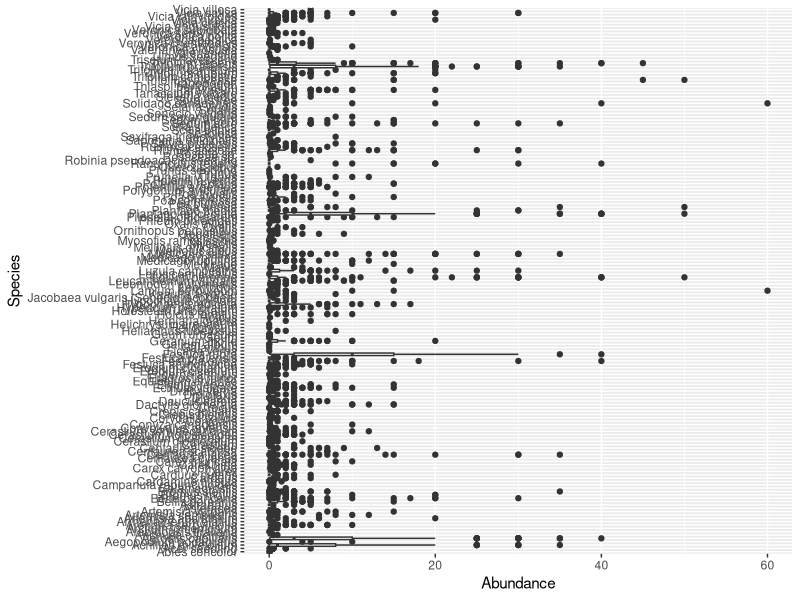
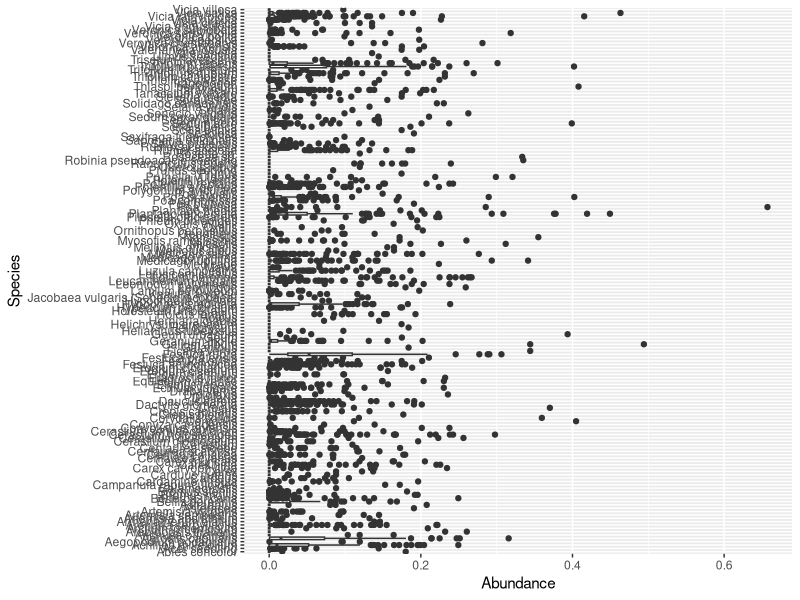
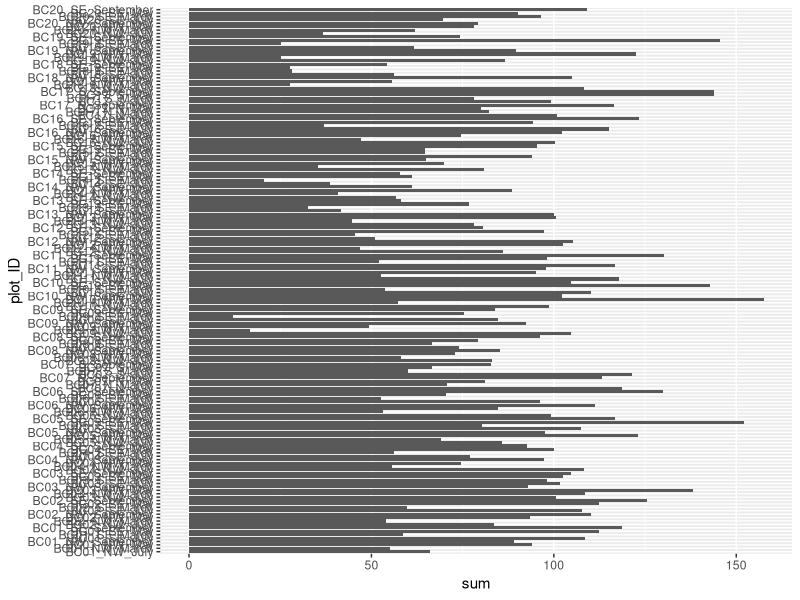
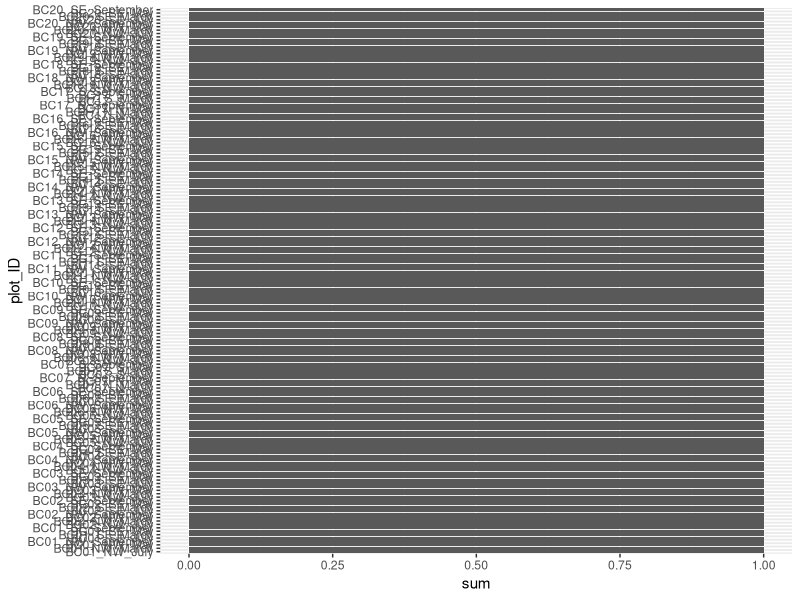
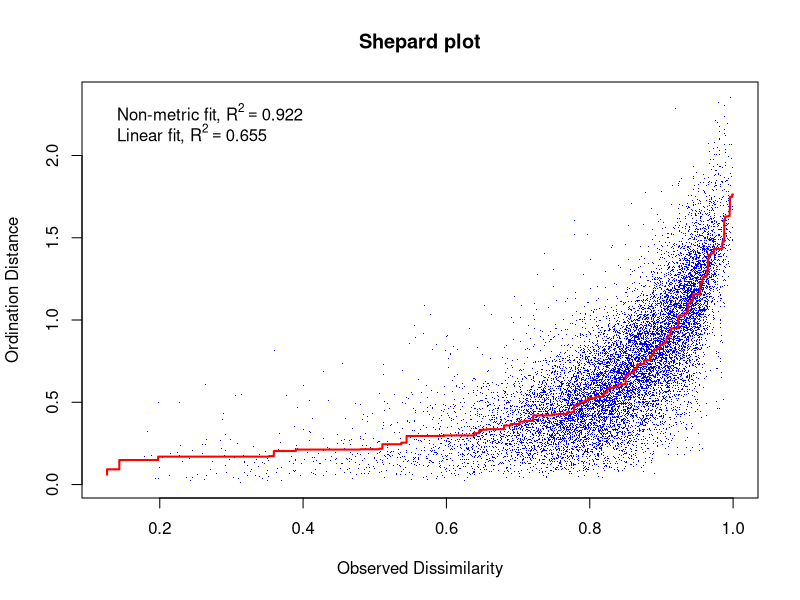
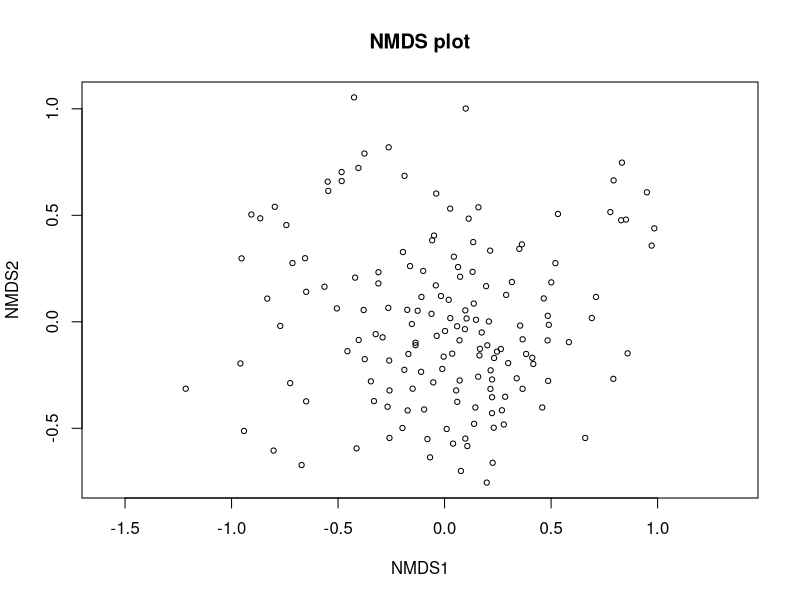
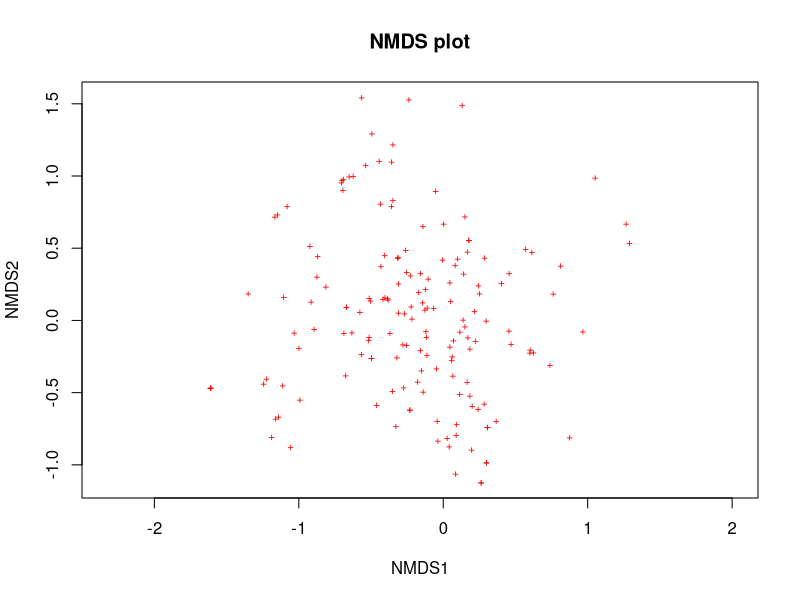
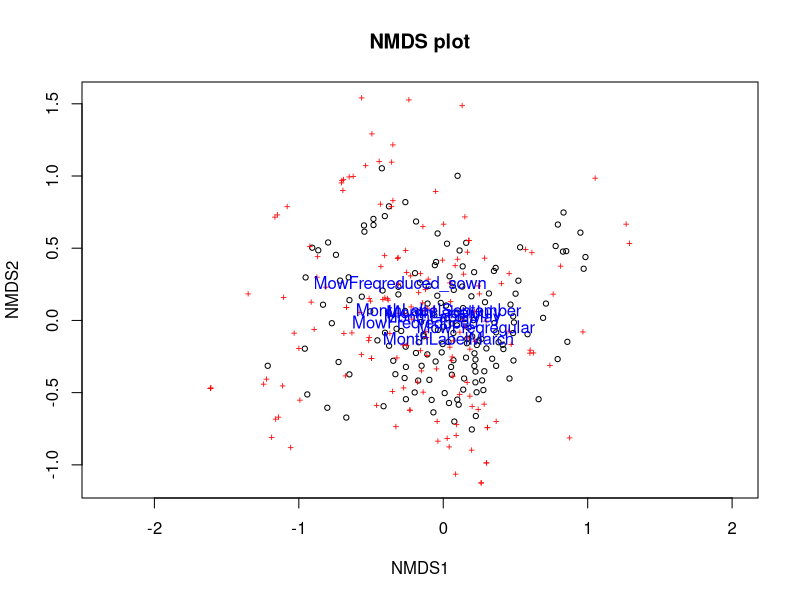

Write R code to recreate these figures, in order.
# Purpose: to run ordination for species composition sampled at 1m2 plots

library(tidyverse)
library(vegan)
library(ggrepel)

citation()

# read & wrangle data ----- 
species_data <- read_csv("data/Compos1m2.csv") %>% 
  unite(Plot, PlotNo, Subplot, MonthLabel, remove = FALSE) %>% 
  column_to_rownames("Plot") %>% 
  select(-c( "PlotNo", "MowFreq", "MonthLabel", "Subplot"))

str(species_data)

plot_data <- read_csv("data/Compos1m2.csv") %>% 
  unite(Plot, PlotNo, Subplot, MonthLabel, remove = FALSE) %>%  
  unite(Random_effect, PlotNo, MonthLabel, remove = FALSE) %>% 
  dplyr::select(Plot, Random_effect, PlotNo, MowFreq, MonthLabel, Subplot) %>% 
  mutate(Random_effect=as.factor(Random_effect))

str(plot_data)

Trait_data <- read_csv("data/traits.csv") %>% 
  rename(species=Taxon) %>% 
  mutate(trait=
           case_when(trait=="NotThreatened"~ "Not threatened",
                     trait=="ForeWarning"~ "Endangered",
                     is.na(trait) ~ "Data insufficient / unknown",
                     .default=trait))  
  
Trait_data %>% 
  distinct(trait)

# Data exploration -----
# check both data sets for NA‘s
anyNA(species_data) # no NA's
anyNA(plot_data) # no NA's

## Linear or nonlinear methods to use? ----
# check gradient length of first DCA axis (optional)
# if axis lengths for DCA1 is 
# <3 -> linear methods (PCA)
# >3 -> nonlinear methods (CCA)
# in any case non metric distance based methods can be used (NMDS or PCoA)
decorana(species_data) 
#  >3 -> linear methods methods are not applicable as axis lengths for DCA1 is >3

# anyway we do NMDS 

## Graphical data exploration -----
species_data %>%
  pivot_longer(everything(), names_to = "Species", 
               values_to = "Abundance") %>% 
  ggplot(aes(x = Abundance, y = Species)) +
  geom_boxplot() 
# we see large differences in abundances
# therefore the ordination can be dominated by dominant taxa

# wisconsin transformation in NMDS  removes the influence of dominant abundance, so that dominant species don't dominate the ordination.
species_data %>%
  wisconsin() %>% 
  pivot_longer(everything(), names_to = "Species", 
               values_to = "Abundance") %>% 
  ggplot(aes(x = Abundance, y = Species)) +
  geom_boxplot() 


# check also plots:
species_data %>% 
  rownames_to_column("plot_ID") %>% 
  pivot_longer(- plot_ID, values_to = "abund", names_to = "species") %>% 
  group_by( plot_ID) %>% 
  summarise(sum=sum(abund))%>% 
  ggplot(aes(x = sum, y = plot_ID)) +
  geom_bar(stat = "identity") 

# wisconsin transformation in NMDS  removes the influence of overall abundance at a plot, so that sites with higher total species counts don't dominate the ordination.

species_data %>% 
  wisconsin() %>% 
  rownames_to_column("plot_ID") %>%  
  pivot_longer(- plot_ID, values_to = "abund", names_to = "species") %>% 
  group_by( plot_ID) %>% 
  summarise(sum=sum(abund))%>% 
  ggplot(aes(x = sum, y = plot_ID)) +
  geom_bar(stat = "identity") 



set.seed(2435)
ord_mod <- metaMDS(wisconsin(species_data), 
                   scale = FALSE, distance = "bray") 

ord_mod

# NMDS fit
ord_mod$stress
# fit
stressplot(ord_mod, main = "Shepard plot")


# Permutation test:
set.seed(10)
PERM1 <- vegan::adonis2(species_data ~ 
                         MowFreq * MonthLabel, 
                            data=plot_data,
                            permutations = 1000, method = "bray",
                       strata=as.factor(plot_data$PlotNo),
                       by = "terms")

PERM1

PERM2 <- vegan::adonis2(species_data ~ 
                          MowFreq + MonthLabel, 
                        data=plot_data,
                        permutations = 1000, method = "bray",
                        strata=as.factor(plot_data$PlotNo),
                        by = "terms")

PERM2

# variable fitting for posthoc plotting
set.seed(1259)
fit2 <- vegan::envfit(ord_mod   ~  
                        MowFreq + MonthLabel, 
                      data=plot_data,
                    #  strata=as.factor(plot_data$PlotNo),
                      perm=1000) #


fit2



# exploratory plot
plot(ord_mod, main = "NMDS plot", display = "sites")
plot(ord_mod, main = "NMDS plot", display = "species")
plot(ord_mod, main = "NMDS plot")
plot(fit2)

### Plotting NMDS results using the ggplot --------------------------------------

# extract species scores
sp.scrs <- scores(ord_mod, display = "species",
                  scaling = "species") %>% 
  as_tibble(rownames = "species") %>% 
  left_join(Trait_data, by="species") %>% 
  mutate(species_full_name=species,
         species = if_else(
             str_count(species, "\\S+") == 1,      # If only one word (non-space sequence)
             paste(species, "sp."),                # add "sp."
             species                               # else keep as is
           ),
         species = str_c(str_split_i(species, '\\s+', 1) %>%    # splits the species_name at each empty space in the species name and extracts the first word (the genus)
                           str_sub(.,  1, 5 ),          #  in this string (".") subtracts first 4 letters of genus (start, end 
                         str_split_i( species, '\\s+', 2) %>%   # gets the second part of the species name after the first empty space (species)
                           str_sub(., 1, 3),            #  subtracts first 5 letters of from that second part (species)
                        sep = '.')) %>% 
  mutate(trait=fct_relevel(trait,"Endangered", "Threatened",
                           "Not threatened", 
                           "Neophyte", 
                           "Data insufficient / unknown"))

sp.scrs %>% 
  filter(is.na(species))

# extract plot cores 
plot.scrs <- scores(ord_mod, display = "sites",
                    scaling = "sites") %>% 
  as_tibble(rownames = "Plot") %>% 
  left_join(plot_data, by="Plot") 

plot.scrs


# calculate centroid for  Grazing_season
centroid_mowing <- scores(fit2, 
                          display="cn",  
                          scaling="species") %>%   
  as_tibble(rownames = "treatment")  %>%
  filter(str_detect(treatment, "MowFreq")) %>% 
  mutate(MowFreq=stringr::str_sub(treatment, 8)) %>% 
  dplyr::select(-treatment) %>% 
  rename(NMDS1_mowing=NMDS1,
         NMDS2_mowing=NMDS2)

centroid_mowing

centroid_month <- scores(fit2, 
                         display="cn",  
                         scaling="species") %>%   
  as_tibble(rownames = "treatment")  %>%
  filter(str_detect(treatment, "MonthLabel")) %>% 
  mutate(MonthLabel=stringr::str_sub(treatment, 11)) %>% 
  dplyr::select(-treatment) %>% 
  rename(NMDS1_month=NMDS1,
         NMDS2_month=NMDS2)

centroid_month

# centroid for interaction from raw data
centroids <- plot.scrs %>% 
  group_by(MowFreq, MonthLabel) %>% 
  summarise(NMDS1_centroid=mean(NMDS1),
            NMDS2_centroid=mean(NMDS2)) %>% 
  ungroup() %>% 
  left_join(centroid_mowing, by=c("MowFreq")) %>% 
  left_join(centroid_month, by=c("MonthLabel")) %>%
  mutate(Mowing=case_when(
    MowFreq == "reduced_sown" ~ "reduced mowing & sowing",
    MowFreq == "regular" ~ "regular mowing",
    MowFreq == "reduced" ~ "reduced mowing",
    TRUE ~ as.character(MowFreq)))

centroids

# merge with site scores, order levels of categorical predictors
plot.scrs <- plot.scrs %>%
  left_join(centroids, by=c("MowFreq", "MonthLabel")) %>%
  mutate(Mowing=fct_relevel(Mowing,"regular mowing", "reduced mowing", "reduced mowing & sowing")) %>% 
  mutate(MonthLabel=fct_relevel(MonthLabel,"March", "May", "July")) 

plot.scrs


# plot for plots data
plot1 <- ggplot(data=plot.scrs, 
                aes(x=NMDS1, y=NMDS2))+
  geom_hline(yintercept = 0, color="grey", lty =1) +
  geom_vline(xintercept = 0, color="grey", lty =1) +
  # spiders
  
  geom_segment(data = plot.scrs,        
               mapping = aes(xend = NMDS1_mowing, yend = NMDS2_mowing, 
                             color=Mowing),
               alpha=0.7) +
  # add plot scores as point:
  geom_point(data=plot.scrs, 
             aes(x=NMDS1, y=NMDS2, 
                 color=Mowing),
             size=1.5, pch=21) + 
  # add centroids as point:
  geom_point(data=plot.scrs, 
             aes(x=NMDS1_centroid, y=NMDS2_centroid, 
                 color=Mowing),
             size=3, pch=18) + 
  # centroids as text
  geom_text_repel(data=centroids, 
                  #geom_text(data=centroids, 
                  aes(x=NMDS1_centroid, y=NMDS2_centroid, 
                      color=Mowing, label = MonthLabel), 
                  size=5, fontface="bold", show_guide = F) +
  theme_bw()+
  scale_color_manual(values = c("#F8766D", "#00B0F6","#00BA38"))+
  labs(color="Management")


print(plot1)


# ggsave("NMDS_plot1.png", plot1, width = 6, height = 6, dpi = 350)
# ggsave("NMDS_plot1.jpeg", plot1, width = 6, height = 6, dpi = 350)

# plot for species data
set.seed(11)
plot2 <- ggplot(data=plot.scrs, 
                aes(x=NMDS1, y=NMDS2))+
  geom_hline(yintercept = 0, color="grey", lty =1) +
  geom_vline(xintercept = 0, color="grey", lty =1) +
  # ellipse 
  stat_ellipse(aes(fill=Mowing), alpha=0.1,
               type='t', # type = 't' means the ellipses are calculated assuming a multivariate t-distribution (robust to outliers)
               linewidth =0.0001, geom="polygon",
               level=0.95, # ellipses represent a 95% confidence interval for the multivariate mean of each group) +
               color="gray88") +
  # species
  geom_point(data=sp.scrs, 
             aes(x=NMDS1, y=NMDS2, color=trait), 
             size = 0.5,  
             alpha=0.8, pch=19)+
  geom_text_repel(data=sp.scrs, 
                  aes(x=NMDS1, y=NMDS2, label = species,
                      color=trait), #Genus , Sociality ,  life_strategy, Nest_location
                  size=3, fontface="bold", show_guide = F,
                  max.overlaps=Inf) +
  theme_bw()+
  guides(color = guide_legend(override.aes = list(size = 3))) + # makes legend dots large
  scale_color_manual(values = c(
    "Not threatened" = "#1b9e77",   
    "Endangered"    = "#e41a1c",   
    "Threatened"     = "#ffb000",   
    "Neophyte"       = "#3b4cc0",   
    "Data insufficient / unknown"  = "#999999")) +
  scale_fill_manual(values = c(
    "regular mowing" = "#F8766D",
    "reduced mowing" = "yellow3",
    "reduced mowing & sowing" = "#00B0F6"
  )) +
  labs(color="Red list species and neophytes", fill="Management")

plot2
